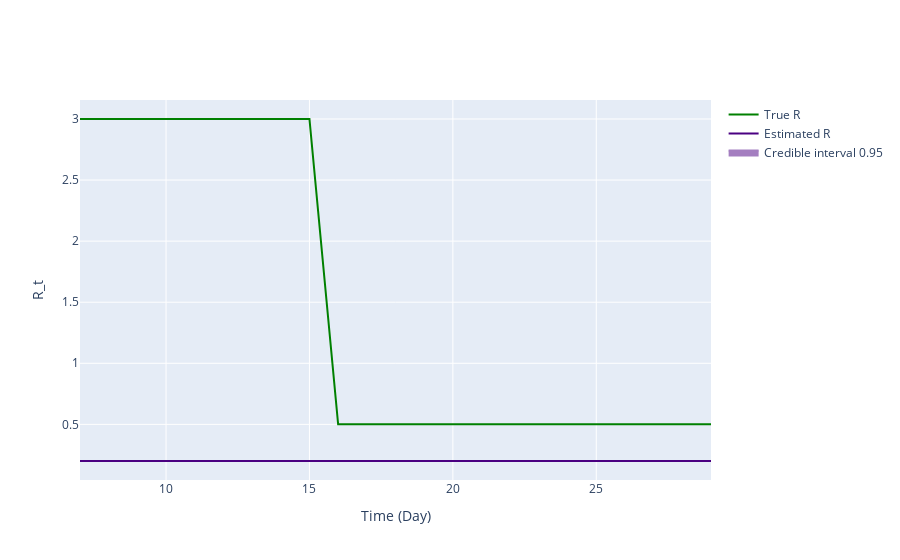

Notebook code for this chart:
### Markdown cell above
## Inference plot using class method results

### Code cell
fig = ReproductionNumberPlot()

fig.add_ground_truth_rt(ground_truth)
fig.add_interval_rt(new_intervals)

fig.update_labels(time_label='Time (Day)', r_label='R_t')

fig.show_figure()

### Figure 1 — Plotly figure (JSON) as saved in the notebook; plotly's stock layout.template omitted (floating-point values rounded to 4 significant figures)
{"data": [{"line": {"color": "green"}, "mode": "lines", "name": "True R", "type": "scatter", "x": [7, 8, 9, 10, 11, 12, 13, 14, 15, 16, 17, 18, 19, 20, 21, 22, 23, 24, 25, 26, 27, 28, 29], "y": [3, 3, 3, 3, 3, 3, 3, 3, 3, 0.5, 0.5, 0.5, 0.5, 0.5, 0.5, 0.5, 0.5, 0.5, 0.5, 0.5, 0.5, 0.5, 0.5]}, {"line": {"color": "indigo"}, "mode": "lines", "name": "Estimated R", "type": "scatter", "x": [7, 8, 9, 10, 11, 12, 13, 14, 15, 16, 17, 18, 19, 20, 21, 22, 23, 24, 25, 26, 27, 28, 29], "y": [0.2, 0.2, 0.2, 0.2, 0.2, 0.2, 0.2, 0.2, 0.2, 0.2, 0.2, 0.2, 0.2, 0.2, 0.2, 0.2, 0.2, 0.2, 0.2, 0.2, 0.2, 0.2, 0.2]}, {"fill": "toself", "fillcolor": "indigo", "line": {"color": "indigo"}, "mode": "lines", "name": "Credible interval 0.95", "opacity": 0.5, "type": "scatter", "x": [7, 8, 9, 10, 11, 12, 13, 14, 15, 16, 17, 18, 19, 20, 21, 22, 23, 24, 25, 26, 27, 28, 29, 29, 28, 27, 26, 25, 24, 23, 22, 21, 20, 19, 18, 17, 16, 15, 14, 13, 12, 11, 10, 9, 8, 7], "y": [0.2, 0.2, 0.2, 0.2, 0.2, 0.2, 0.2, 0.2, 0.2, 0.2, 0.2, 0.2, 0.2, 0.2, 0.2, 0.2, 0.2, 0.2, 0.2, 0.2, 0.2, 0.2, 0.2, 0.2, 0.2, 0.2, 0.2, 0.2, 0.2, 0.2, 0.2, 0.2, 0.2, 0.2, 0.2, 0.2, 0.2, 0.2, 0.2, 0.2, 0.2, 0.2, 0.2, 0.2, 0.2, 0.2]}], "layout": {"hovermode": "x unified", "xaxis": {"title": {"text": "Time (Day)"}}, "yaxis": {"title": {"text": "R_t"}}}}
